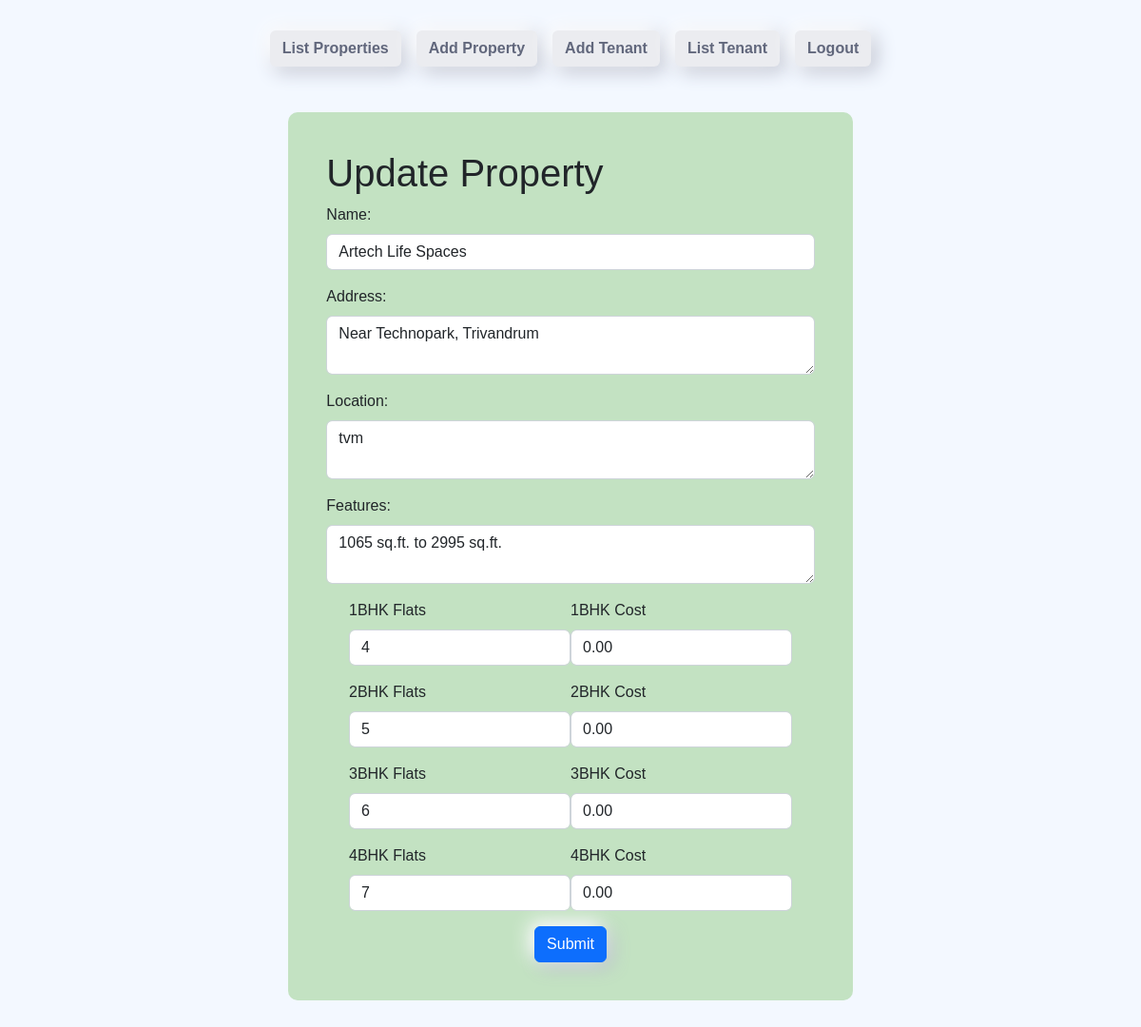
Screenshot of /property/update/3/ (signed in) with the database file from the repository.
### estate_admin/models.py (models this page shows, shortened)
class Property(models.Model):
    name = models.CharField(max_length=255)
    address = models.TextField()
    location = models.TextField(default='tvm')
    features = models.TextField(default='superb')
    flats_1bhk = models.PositiveIntegerField(default=0)
    flats_2bhk = models.PositiveIntegerField(default=0)
    flats_3bhk = models.PositiveIntegerField(default=0)
    flats_4bhk = models.PositiveIntegerField(default=0)
    cost_1bhk = models.DecimalField(max_digits=10, decimal_places=2, default=0.0)
    cost_2bhk = models.DecimalField(max_digits=10, decimal_places=2, default=0.0)
    cost_3bhk = models.DecimalField(max_digits=10, decimal_places=2, default=0.0)
    cost_4bhk = models.DecimalField(max_digits=10, decimal_places=2, default=0.0)

### estate_admin/views.py (the view)
# urls.py: path('property/update/<int:property_id>/', views.add_or_update_property, name='update_property'),
@login_required
def add_or_update_property(request, property_id=None):
    is_update = property_id is not None
    if property_id:
        property_obj = get_object_or_404(Property, pk=property_id)
        form = PropertyForm(request.POST or None, instance=property_obj)
    else:
        form = PropertyForm(request.POST or None)
    if request.method == 'POST' and form.is_valid():
        form.save()
        return redirect('list_properties')  # Redirect to the property listing page
    context = {
        'form': form,
        'property': property_obj if property_id else None,
        'is_update':is_update
    }
    return render(request, 'estate_admin/add_or_edit_property.html', context)

### estate_admin/forms.py
class PropertyForm(forms.ModelForm):
    class Meta:
        model = Property
        fields = ['name', 'address', 'location', 'features', 'flats_1bhk', 'flats_2bhk', 'flats_3bhk', 'flats_4bhk','cost_1bhk'
                  ,'cost_2bhk','cost_3bhk','cost_4bhk']

### estate_admin/templates/estate_admin/add_or_edit_property.html (shortened to what this page needs)
{% extends "estate_admin/index.html" %}
{% load static %}
{% block content %}
<link rel="stylesheet" href="{% static 'estate_admin/add_or_edit_properties.css' %}">
<div class="container">
    <div class="row justify-content-center">
        <div class="col-lg-8 col-md-10 col-sm-12">
            <div class="addproperty-box">
                <h1>{% if is_update %}Update Property{% else %}Add New Property{% endif %}</h1>
                <form method="post" enctype="multipart/form-data">
                    <div class="mb-3">
                        <label for="id_name" class="form-label">Name:</label>
                        <input type="text" name="name" id="id_name" class="form-control" value="{{ form.name.value }}">
                    </div>
                    <div class="mb-3">
                        <label for="id_address" class="form-label">Address:</label>
                        <textarea name="address" id="id_address"
                            class="form-control">{{ form.address.value }}</textarea>
                    </div>
                    <div class="mb-3">
                        <label for="id_location" class="form-label">Location:</label>
                        <textarea name="location" id="id_location"
                            class="form-control">{{ form.location.value }}</textarea>
                    </div>
                    <div class="mb-3">
                        <label for="id_features" class="form-label">Features:</label>
                        <textarea name="features" id="id_features"
                            class="form-control">{{ form.features.value }}</textarea>
                    </div>
                    <div class="d-flex flex-column align-items-center">
                        <div class="bhk-group  d-flex">
                            <div class="mb-3">
                                <label for="id_flats_1bhk" class="form-label">1BHK Flats</label>
                                <input type="text" name="flats_1bhk" id="id_flats_1bhk" class="form-control" value="{{ form.flats_1bhk.value }}">
                            </div>
                            <div class="mb-3">
                                <label for="id_cost_1bhk" class="form-label">1BHK Cost</label>
                                <input type="text" name="cost_1bhk" id="id_cost_1bhk" class="form-control" value="{{ form.cost_1bhk.value }}">
                            </div>
                        </div>
                        <div class="bhk-group  d-flex">
                            <div class="mb-3">
                                <label for="id_flats_2bhk" class="form-label">2BHK Flats</label>
                                <input type="text" name="flats_2bhk" id="id_flats_2bhk" class="form-control" value="{{ form.flats_2bhk.value }}">
                            </div>
                            <div class="mb-3">
                                <label for="id_cost_2bhk" class="form-label">2BHK Cost</label>
                                <input type="text" name="cost_2bhk" id="id_cost_2bhk" class="form-control" value="{{ form.cost_2bhk.value }}">
                            </div>
                        </div>
                        <div class="bhk-group  d-flex">
                            <div class="mb-3">
                                <label for="id_flats_3bhk" class="form-label">3BHK Flats</label>
                                <input type="text" name="flats_3bhk" id="id_flats_3bhk" class="form-control" value="{{ form.flats_3bhk.value }}">
                            </div>
                            <div class="mb-3">
                                <label for="id_cost_3bhk" class="form-label">3BHK Cost</label>
                                <input type="text" name="cost_3bhk" id="id_cost_3bhk" class="form-control" value="{{ form.cost_3bhk.value }}">
                            </div>
                        </div>
                        <div class="bhk-group d-flex">
                            <div class="mb-3">
                                <label for="id_flats_4bhk" class="form-label">4BHK Flats</label>
                                <input type="text" name="flats_4bhk" id="id_flats_4bhk" class="form-control" value="{{ form.flats_4bhk.value }}">
                            </div>
                            <div class="mb-3">
                                <label for="id_cost_4bhk" class="form-label">4BHK Cost</label>
                                <input type="text" name="cost_4bhk" id="id_cost_4bhk" class="form-control" value="{{ form.cost_4bhk.value }}">
                            </div>
                        </div>
                        <button type="submit" class="btn btn-primary">Submit</button>
                    </div>
                </form>
            </div>
        </div>
    </div>
</div>
{% endblock content %}

### estate_admin/static/estate_admin/styles.css (style rules this page uses)
body { background-color: #F3F8FF; font-family: 'Lucida Sans', 'Lucida Sans Regular', 'Lucida Grande', 'Lucida Sans Unicode', Geneva, Verdana, sans-serif; }
:root { --color-shadow: #BABECC; --color-white: #FFF; }
button { color: #61677C; font-weight: 900; background-color: #EBECF0; box-shadow: -5px -5px 20px var(--color-white), 5px 5px 20px var(--color-shadow); transition: all 0.2s ease-in-out; }

### estate_admin/static/estate_admin/add_or_edit_properties.css (style rules this page uses)
.bhk-group { justify-content: space-between; }
.addproperty-box { margin-top: 40px; max-width: 100%; padding: 40px; background: #C3E2C2; border-radius: 10px; margin-bottom: 30px; }

### rows the page displays
Property: name "Artech Life Spaces", address "Near Technopark, Trivandrum", location "tvm", features "1065 sq.ft. to 2995 sq.ft.", cost_1bhk "0.00", cost_2bhk "0.00", cost_3bhk "0.00", cost_4bhk "0.00"
